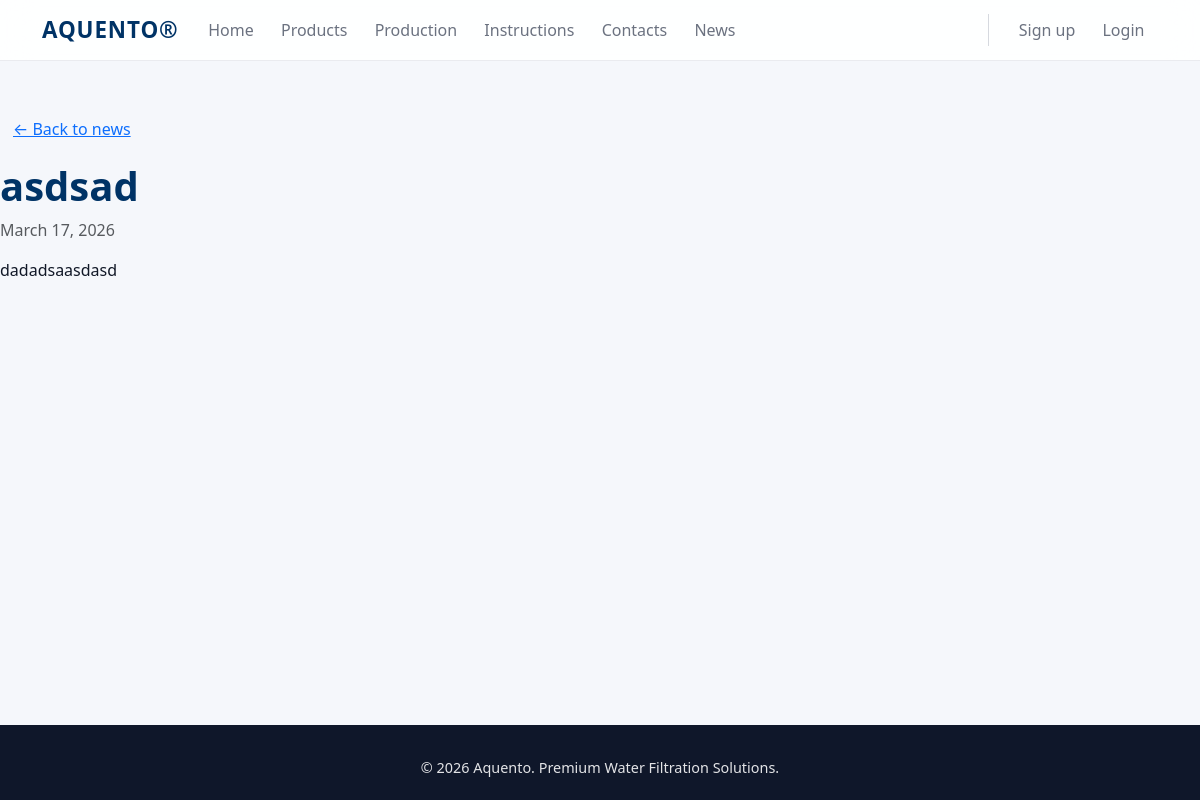
Screenshot of /news/asdsadasda/ with the database file from the repository.
### core/models.py (models this page shows, shortened)
class News(models.Model):
    title = models.CharField(max_length=200)
    slug = models.SlugField(max_length=200, unique=True)
    excerpt = models.CharField(
        max_length=255,
        blank=True,
        help_text="Short summary for list views."
    )
    content = models.TextField()
    published_at = models.DateTimeField()
    is_published = models.BooleanField(default=True)
    seo_title = models.CharField(
        max_length=255,
        blank=True,
        help_text="Custom meta title for this news page."
    )
    seo_description = models.CharField(
        max_length=255,
        blank=True,
        help_text="Custom meta description for this news page."
    )
    class Meta:
        ordering = ["-published_at"]

### core/views.py (the view)
# urls.py: path("news/<slug:slug>/", views.news_detail, name="news_detail"),
def news_detail(request, slug):
    news = get_object_or_404(News, slug=slug, is_published=True)
    return render(
        request,
        "news_detail.html",
        {
            "news": news,
        },
    )

### core/context_processors.py (called while the page is built, shortened)
def support_chat_context(request):
    user = getattr(request, "user", None)
    if not user or not user.is_authenticated:
        return {}

### templates/news_detail.html (shortened to what this page needs)
{% extends "base.html" %}
{% block content %}
<div class="content-container">
    <a href="{% url 'news_list' %}" class="btn btn-link mb-3">&larr; Back to news</a>
    <h1 class="mb-2">{{ news.title }}</h1>
    <p class="text-muted mb-3">{{ news.published_at|date:"F d, Y" }}</p>
    <div>
        {{ news.content|linebreaks }}
    </div>
</div>
{% endblock %}

### static/css/aquento.css (style rules this page uses)
:root { --aquento-blue-dark: #003366; --aquento-blue: #0055aa; --aquento-blue-soft: #e7f1fb; --aquento-accent: #ff9f2b; --aquento-text-main: #111827; --aquento-text-muted: #6b7280; --aquento-border-subtle: #e5e7eb; --aquento-bg: #f5f7fb; --aquento-white: #ffffff; }
html { scroll-behavior: smooth; }
body { font-family: system-ui, -apple-system, BlinkMacSystemFont, "Segoe UI", sans-serif; color: var(--aquento-text-main); background-color: var(--aquento-bg); }
h1, h2, h3, h4, h5 { color: var(--aquento-blue-dark); font-weight: 600; }
.content-container { max-width: 1200px; margin: 0 auto; padding: 2.5rem 1rem; }
@media (min-width: 768px) { .content-container { padding: 3.25rem 0; } }
.btn, .btn-aquento, .btn-aquento-outline { line-height: 1.2; display: inline-flex; align-items: center; justify-content: center; }

### rows the page displays
News: title "asdsad", published_at "March 17, 2026", content "dadadsaasdasd"
